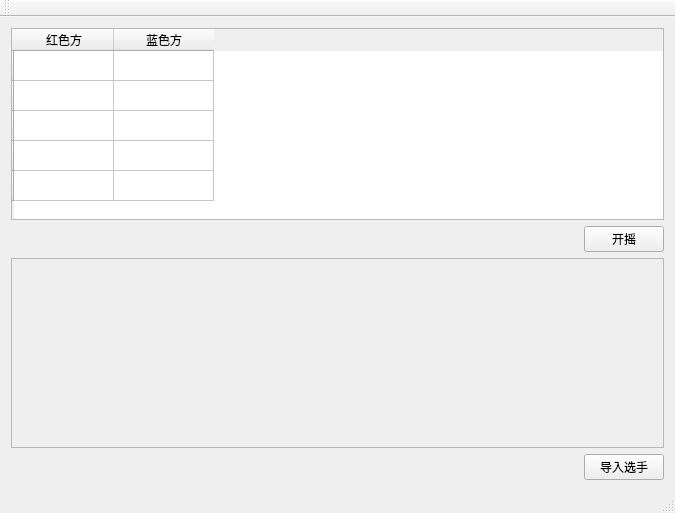
<?xml version="1.0" encoding="UTF-8"?>
<ui version="4.0">
 <class>lol_generatorClass</class>
 <widget class="QMainWindow" name="lol_generatorClass">
  <property name="geometry">
   <rect>
    <x>0</x>
    <y>0</y>
    <width>675</width>
    <height>513</height>
   </rect>
  </property>
  <property name="sizePolicy">
   <sizepolicy hsizetype="Expanding" vsizetype="Expanding">
    <horstretch>0</horstretch>
    <verstretch>0</verstretch>
   </sizepolicy>
  </property>
  <property name="windowTitle">
   <string>lol_generator</string>
  </property>
  <property name="styleSheet">
   <string notr="true">QToolTip
{
    border: 1px solid #76797C;
    background-color: rgb(90, 102, 117);;
    color: white;
    padding: 5px;
    opacity: 200;
}

QWidget
{
    color: #eff0f1;
    background-color: #31363b;
    selection-background-color:#3daee9;
    selection-color: #eff0f1;
    background-clip: border;
    border-image: none;
    outline: 0;
}

QWidget:item:hover
{
    background-color: #3daee9;
    color: #eff0f1;
}

QWidget:item:selected
{
    background-color: #3daee9;
}

QCheckBox
{
    spacing: 5px;
    outline: none;
    color: #eff0f1;
    margin-bottom: 2px;
}

QCheckBox:disabled
{
    color: #76797C;
}

QCheckBox::indicator,
QGroupBox::indicator
{
    width: 18px;
    height: 18px;
}
QGroupBox::indicator
{
    margin-left: 2px;
}

QCheckBox::indicator:unchecked
{
    image: url(:/qss_icons/rc/checkbox_unchecked.png);
}

QCheckBox::indicator:unchecked:hover,
QCheckBox::indicator:unchecked:focus,
QCheckBox::indicator:unchecked:pressed,
QGroupBox::indicator:unchecked:hover,
QGroupBox::indicator:unchecked:focus,
QGroupBox::indicator:unchecked:pressed
{
  border: none;
    image: url(:/qss_icons/rc/checkbox_unchecked_focus.png);
}

QCheckBox::indicator:checked
{
    image: url(:/qss_icons/rc/checkbox_checked.png);
}

QCheckBox::indicator:checked:hover,
QCheckBox::indicator:checked:focus,
QCheckBox::indicator:checked:pressed,
QGroupBox::indicator:checked:hover,
QGroupBox::indicator:checked:focus,
QGroupBox::indicator:checked:pressed
{
  border: none;
    image: url(:/qss_icons/rc/checkbox_checked_focus.png);
}


QCheckBox::indicator:indeterminate
{
    image: url(:/qss_icons/rc/checkbox_indeterminate.png);
}

QCheckBox::indicator:indeterminate:focus,
QCheckBox::indicator:indeterminate:hover,
QCheckBox::indicator:indeterminate:pressed
{
    image: url(:/qss_icons/rc/checkbox_indeterminate_focus.png);
}

QCheckBox::indicator:checked:disabled,
QGroupBox::indicator:checked:disabled
{
    image: url(:/qss_icons/rc/checkbox_checked_disabled.png);
}

QCheckBox::indicator:unchecked:disabled,
QGroupBox::indicator:unchecked:disabled
{
    image: url(:/qss_icons/rc/checkbox_unchecked_disabled.png);
}

QRadioButton
{
    spacing: 5px;
    outline: none;
    color: #eff0f1;
    margin-bottom: 2px;
}

QRadioButton:disabled
{
    color: #76797C;
}
QRadioButton::indicator
{
    width: 21px;
    height: 21px;
}

QRadioButton::indicator:unchecked
{
    image: url(:/qss_icons/rc/radio_unchecked.png);
}


QRadioButton::indicator:unchecked:hover,
QRadioButton::indicator:unchecked:focus,
QRadioButton::indicator:unchecked:pressed
{
    border: none;
    outline: none;
    image: url(:/qss_icons/rc/radio_unchecked_focus.png);
}

QRadioButton::indicator:checked
{
    border: none;
    outline: none;
    image: url(:/qss_icons/rc/radio_checked.png);
}

QRadioButton::indicator:checked:hover,
QRadioButton::indicator:checked:focus,
QRadioButton::indicator:checked:pressed
{
    border: none;
    outline: none;
    image: url(:/qss_icons/rc/radio_checked_focus.png);
}

QRadioButton::indicator:checked:disabled
{
    outline: none;
    image: url(:/qss_icons/rc/radio_checked_disabled.png);
}

QRadioButton::indicator:unchecked:disabled
{
    image: url(:/qss_icons/rc/radio_unchecked_disabled.png);
}


QMenuBar
{
    background-color: #31363b;
    color: #eff0f1;
}

QMenuBar::item
{
    background: transparent;
}

QMenuBar::item:selected
{
    background: transparent;
    border: 1px solid #76797C;
}

QMenuBar::item:pressed
{
    border: 1px solid #76797C;
    background-color: #3daee9;
    color: #eff0f1;
    margin-bottom:-1px;
    padding-bottom:1px;
}

QMenu
{
    border: 1px solid #76797C;
    color: #eff0f1;
    margin: 2px;
}

QMenu::icon
{
    margin: 5px;
}

QMenu::item
{
    padding: 5px 30px 5px 30px;
    margin-left: 5px;
    border: 1px solid transparent; /* reserve space for selection border */
}

QMenu::item:selected
{
    color: #eff0f1;
}

QMenu::separator {
    height: 2px;
    background: lightblue;
    margin-left: 10px;
    margin-right: 5px;
}

QMenu::indicator {
    width: 18px;
    height: 18px;
}

/* non-exclusive indicator = check box style indicator
   (see QActionGroup::setExclusive) */
QMenu::indicator:non-exclusive:unchecked {
    image: url(:/qss_icons/rc/checkbox_unchecked.png);
}

QMenu::indicator:non-exclusive:unchecked:selected {
    image: url(:/qss_icons/rc/checkbox_unchecked_disabled.png);
}

QMenu::indicator:non-exclusive:checked {
    image: url(:/qss_icons/rc/checkbox_checked.png);
}

QMenu::indicator:non-exclusive:checked:selected {
    image: url(:/qss_icons/rc/checkbox_checked_disabled.png);
}

/* exclusive indicator = radio button style indicator (see QActionGroup::setExclusive) */
QMenu::indicator:exclusive:unchecked {
    image: url(:/qss_icons/rc/radio_unchecked.png);
}

QMenu::indicator:exclusive:unchecked:selected {
    image: url(:/qss_icons/rc/radio_unchecked_disabled.png);
}

QMenu::indicator:exclusive:checked {
    image: url(:/qss_icons/rc/radio_checked.png);
}

QMenu::indicator:exclusive:checked:selected {
    image: url(:/qss_icons/rc/radio_checked_disabled.png);
}

QMenu::right-arrow {
    margin: 5px;
    image: url(:/qss_icons/rc/right_arrow.png)
}


QWidget:disabled
{
    color: #454545;
    background-color: #31363b;
}

QAbstractItemView
{
    alternate-background-color: #31363b;
    color: #eff0f1;
    border: 1px solid 3A3939;
    border-radius: 2px;
}

QWidget:focus, QMenuBar:focus
{
    border: 1px solid #3daee9;
}

QTabWidget:focus, QCheckBox:focus, QRadioButton:focus, QSlider:focus
{
    border: none;
}

QLineEdit
{
    background-color: #232629;
    padding: 5px;
    border-style: solid;
    border: 1px solid #76797C;
    border-radius: 2px;
    color: #eff0f1;
}

QGroupBox {
    border:1px solid #76797C;
    border-radius: 2px;
    margin-top: 20px;
}

QGroupBox::title {
    subcontrol-origin: margin;
    subcontrol-position: top center;
    padding-left: 10px;
    padding-right: 10px;
    padding-top: 10px;
}

QAbstractScrollArea
{
    border-radius: 2px;
    border: 1px solid #76797C;
    background-color: transparent;
}

QScrollBar:horizontal
{
    height: 15px;
    margin: 3px 15px 3px 15px;
    border: 1px transparent #2A2929;
    border-radius: 4px;
    background-color: #2A2929;
}

QScrollBar::handle:horizontal
{
    background-color: #605F5F;
    min-width: 5px;
    border-radius: 4px;
}

QScrollBar::add-line:horizontal
{
    margin: 0px 3px 0px 3px;
    border-image: url(:/qss_icons/rc/right_arrow_disabled.png);
    width: 10px;
    height: 10px;
    subcontrol-position: right;
    subcontrol-origin: margin;
}

QScrollBar::sub-line:horizontal
{
    margin: 0px 3px 0px 3px;
    border-image: url(:/qss_icons/rc/left_arrow_disabled.png);
    height: 10px;
    width: 10px;
    subcontrol-position: left;
    subcontrol-origin: margin;
}

QScrollBar::add-line:horizontal:hover,QScrollBar::add-line:horizontal:on
{
    border-image: url(:/qss_icons/rc/right_arrow.png);
    height: 10px;
    width: 10px;
    subcontrol-position: right;
    subcontrol-origin: margin;
}


QScrollBar::sub-line:horizontal:hover, QScrollBar::sub-line:horizontal:on
{
    border-image: url(:/qss_icons/rc/left_arrow.png);
    height: 10px;
    width: 10px;
    subcontrol-position: left;
    subcontrol-origin: margin;
}

QScrollBar::up-arrow:horizontal, QScrollBar::down-arrow:horizontal
{
    background: none;
}


QScrollBar::add-page:horizontal, QScrollBar::sub-page:horizontal
{
    background: none;
}

QScrollBar:vertical
{
    background-color: #2A2929;
    width: 15px;
    margin: 15px 3px 15px 3px;
    border: 1px transparent #2A2929;
    border-radius: 4px;
}

QScrollBar::handle:vertical
{
    background-color: #605F5F;
    min-height: 5px;
    border-radius: 4px;
}

QScrollBar::sub-line:vertical
{
    margin: 3px 0px 3px 0px;
    border-image: url(:/qss_icons/rc/up_arrow_disabled.png);
    height: 10px;
    width: 10px;
    subcontrol-position: top;
    subcontrol-origin: margin;
}

QScrollBar::add-line:vertical
{
    margin: 3px 0px 3px 0px;
    border-image: url(:/qss_icons/rc/down_arrow_disabled.png);
    height: 10px;
    width: 10px;
    subcontrol-position: bottom;
    subcontrol-origin: margin;
}

QScrollBar::sub-line:vertical:hover,QScrollBar::sub-line:vertical:on
{

    border-image: url(:/qss_icons/rc/up_arrow.png);
    height: 10px;
    width: 10px;
    subcontrol-position: top;
    subcontrol-origin: margin;
}


QScrollBar::add-line:vertical:hover, QScrollBar::add-line:vertical:on
{
    border-image: url(:/qss_icons/rc/down_arrow.png);
    height: 10px;
    width: 10px;
    subcontrol-position: bottom;
    subcontrol-origin: margin;
}

QScrollBar::up-arrow:vertical, QScrollBar::down-arrow:vertical
{
    background: none;
}


QScrollBar::add-page:vertical, QScrollBar::sub-page:vertical
{
    background: none;
}

QTextEdit
{
    background-color: #232629;
    color: #eff0f1;
    border: 1px solid #76797C;
}

QPlainTextEdit
{
    background-color: #232629;;
    color: #eff0f1;
    border-radius: 2px;
    border: 1px solid #76797C;
}

QHeaderView::section
{
    background-color: #76797C;
    color: #eff0f1;
    padding: 5px;
    border: 1px solid #76797C;
}

QSizeGrip {
    image: url(:/qss_icons/rc/sizegrip.png);
    width: 12px;
    height: 12px;
}


QMainWindow::separator
{
    background-color: #31363b;
    color: white;
    padding-left: 4px;
    spacing: 2px;
    border: 1px dashed #76797C;
}

QMainWindow::separator:hover
{

    background-color: #787876;
    color: white;
    padding-left: 4px;
    border: 1px solid #76797C;
    spacing: 2px;
}


QMenu::separator
{
    height: 1px;
    background-color: #76797C;
    color: white;
    padding-left: 4px;
    margin-left: 10px;
    margin-right: 5px;
}


QFrame
{
    border-radius: 2px;
    border: 1px solid #76797C;
}

QFrame[frameShape=&quot;0&quot;]
{
    border-radius: 2px;
    border: 1px transparent #76797C;
}

QStackedWidget
{
    border: 1px transparent black;
}

QToolBar {
    border: 1px transparent #393838;
    background: 1px solid #31363b;
    font-weight: bold;
}

QToolBar::handle:horizontal {
    image: url(:/qss_icons/rc/Hmovetoolbar.png);
}
QToolBar::handle:vertical {
    image: url(:/qss_icons/rc/Vmovetoolbar.png);
}
QToolBar::separator:horizontal {
    image: url(:/qss_icons/rc/Hsepartoolbar.png);
}
QToolBar::separator:vertical {
    image: url(:/qss_icons/rc/Vsepartoolbars.png);
}

QPushButton
{
    color: #eff0f1;
    background-color: #31363b;
    border-width: 1px;
    border-color: #76797C;
    border-style: solid;
    padding: 5px;
    border-radius: 2px;
    outline: none;
}

QPushButton:disabled
{
    background-color: #31363b;
    border-width: 1px;
    border-color: #454545;
    border-style: solid;
    padding-top: 5px;
    padding-bottom: 5px;
    padding-left: 10px;
    padding-right: 10px;
    border-radius: 2px;
    color: #454545;
}

QPushButton:focus {
    background-color: #3daee9;
    color: white;
}

QPushButton:pressed
{
    background-color: #3daee9;
    padding-top: -15px;
    padding-bottom: -17px;
}

QComboBox
{
    selection-background-color: #3daee9;
    border-style: solid;
    border: 1px solid #76797C;
    border-radius: 2px;
    padding: 5px;
    min-width: 75px;
}

QPushButton:checked{
    background-color: #76797C;
    border-color: #6A6969;
}

QComboBox:hover,QPushButton:hover,QAbstractSpinBox:hover,QLineEdit:hover,QTextEdit:hover,QPlainTextEdit:hover,QAbstractView:hover,QTreeView:hover
{
    border: 1px solid #3daee9;
    color: #eff0f1;
}

QComboBox:on
{
    padding-top: 3px;
    padding-left: 4px;
    selection-background-color: #4a4a4a;
}

QComboBox QAbstractItemView
{
    background-color: #232629;
    border-radius: 2px;
    border: 1px solid #76797C;
    selection-background-color: #3daee9;
}

QComboBox::drop-down
{
    subcontrol-origin: padding;
    subcontrol-position: top right;
    width: 15px;

    border-left-width: 0px;
    border-left-color: darkgray;
    border-left-style: solid;
    border-top-right-radius: 3px;
    border-bottom-right-radius: 3px;
}

QComboBox::down-arrow
{
    image: url(:/qss_icons/rc/down_arrow_disabled.png);
}

QComboBox::down-arrow:on, QComboBox::down-arrow:hover,
QComboBox::down-arrow:focus
{
    image: url(:/qss_icons/rc/down_arrow.png);
}

QAbstractSpinBox {
    padding: 5px;
    border: 1px solid #76797C;
    background-color: #232629;
    color: #eff0f1;
    border-radius: 2px;
    min-width: 75px;
}

QAbstractSpinBox:up-button
{
    background-color: transparent;
    subcontrol-origin: border;
    subcontrol-position: center right;
}

QAbstractSpinBox:down-button
{
    background-color: transparent;
    subcontrol-origin: border;
    subcontrol-position: center left;
}

QAbstractSpinBox::up-arrow,QAbstractSpinBox::up-arrow:disabled,QAbstractSpinBox::up-arrow:off {
    image: url(:/qss_icons/rc/up_arrow_disabled.png);
    width: 10px;
    height: 10px;
}
QAbstractSpinBox::up-arrow:hover
{
    image: url(:/qss_icons/rc/up_arrow.png);
}


QAbstractSpinBox::down-arrow,QAbstractSpinBox::down-arrow:disabled,QAbstractSpinBox::down-arrow:off
{
    image: url(:/qss_icons/rc/down_arrow_disabled.png);
    width: 10px;
    height: 10px;
}
QAbstractSpinBox::down-arrow:hover
{
    image: url(:/qss_icons/rc/down_arrow.png);
}


QLabel
{
    border: 0px solid black;
}

QTabWidget{
    border: 0px transparent black;
}

QTabWidget::pane {
    border: 1px solid #76797C;
    padding: 5px;
    margin: 1px;
}

QTabBar
{
    qproperty-drawBase: 0;
    left: 5px; /* move to the right by 5px */
    border-radius: 3px;
}

QTabBar:focus
{
    border: 0px transparent black;
}

QTabBar::close-button  {
    image: url(:/qss_icons/rc/close.png);
    background: transparent;
}

QTabBar::close-button:hover
{
    image: url(:/qss_icons/rc/close-hover.png);
    background: transparent;
}

QTabBar::close-button:pressed {
    image: url(:/qss_icons/rc/close-pressed.png);
    background: transparent;
}

/* TOP TABS */
QTabBar::tab:top {
    color: #eff0f1;
    border: 1px solid #76797C;
    border-bottom: 1px transparent black;
    background-color: #31363b;
    padding: 5px;
    min-width: 50px;
    border-top-left-radius: 2px;
    border-top-right-radius: 2px;
}

QTabBar::tab:top:!selected
{
    color: #eff0f1;
    background-color: #54575B;
    border: 1px solid #76797C;
    border-bottom: 1px transparent black;
}

QTabBar::tab:top:!selected:hover {
    background-color: #3daee9;
}

/* BOTTOM TABS */
QTabBar::tab:bottom {
    color: #eff0f1;
    border: 1px solid #76797C;
    border-top: 1px transparent black;
    background-color: #31363b;
    padding: 5px;
    border-bottom-left-radius: 2px;
    border-bottom-right-radius: 2px;
    min-width: 50px;
}

QTabBar::tab:bottom:!selected
{
    color: #eff0f1;
    background-color: #54575B;
    border: 1px solid #76797C;
    border-top: 1px transparent black;
    border-bottom-left-radius: 2px;
    border-bottom-right-radius: 2px;
}

QTabBar::tab:bottom:!selected:hover {
    background-color: #3daee9;
}

/* LEFT TABS */
QTabBar::tab:left {
    color: #eff0f1;
    border: 1px solid #76797C;
    border-left: 1px transparent black;
    background-color: #31363b;
    padding: 5px;
    border-top-right-radius: 2px;
    border-bottom-right-radius: 2px;
    min-height: 50px;
}

QTabBar::tab:left:!selected
{
    color: #eff0f1;
    background-color: #54575B;
    border: 1px solid #76797C;
    border-left: 1px transparent black;
    border-top-right-radius: 2px;
    border-bottom-right-radius: 2px;
}

QTabBar::tab:left:!selected:hover {
    background-color: #3daee9;
}


/* RIGHT TABS */
QTabBar::tab:right {
    color: #eff0f1;
    border: 1px solid #76797C;
    border-right: 1px transparent black;
    background-color: #31363b;
    padding: 5px;
    border-top-left-radius: 2px;
    border-bottom-left-radius: 2px;
    min-height: 50px;
}

QTabBar::tab:right:!selected
{
    color: #eff0f1;
    background-color: #54575B;
    border: 1px transparent #76797C;
    border-right: 1px transparent black;
    border-top-left-radius: 0px;
    border-bottom-left-radius: 0px;
}

QTabBar::tab:right:!selected:hover {
    background-color: #3daee9;
}

QTabBar QToolButton::right-arrow:enabled {
     image: url(:/qss_icons/rc/right_arrow.png);
 }

 QTabBar QToolButton::left-arrow:enabled {
     image: url(:/qss_icons/rc/left_arrow.png);
 }

QTabBar QToolButton::right-arrow:disabled {
     image: url(:/qss_icons/rc/right_arrow_disabled.png);
 }

 QTabBar QToolButton::left-arrow:disabled {
     image: url(:/qss_icons/rc/left_arrow_disabled.png);
 }


QDockWidget {
    background: #31363b;
    border: 1px solid #403F3F;
    titlebar-close-icon: url(:/qss_icons/rc/close.png);
    titlebar-normal-icon: url(:/qss_icons/rc/undock.png);
}

QDockWidget::close-button, QDockWidget::float-button {
    border: 1px solid transparent;
    border-radius: 2px;
    background: transparent;
}

QDockWidget::close-button:hover, QDockWidget::float-button:hover {
    background: rgba(255, 255, 255, 10);
}

QDockWidget::close-button:pressed, QDockWidget::float-button:pressed {
    padding: 1px -1px -1px 1px;
    background: rgba(255, 255, 255, 10);
}

QTreeView, QListView
{
    border: 1px solid #76797C;
    background-color: #232629;
}

QTreeView:branch:selected, QTreeView:branch:hover
{
    background: url(:/qss_icons/rc/transparent.png);
}

QTreeView::branch:has-siblings:!adjoins-item {
    border-image: url(:/qss_icons/rc/transparent.png);
}

QTreeView::branch:has-siblings:adjoins-item {
    border-image: url(:/qss_icons/rc/transparent.png);
}

QTreeView::branch:!has-children:!has-siblings:adjoins-item {
    border-image: url(:/qss_icons/rc/transparent.png);
}

QTreeView::branch:has-children:!has-siblings:closed,
QTreeView::branch:closed:has-children:has-siblings {
    image: url(:/qss_icons/rc/branch_closed.png);
}

QTreeView::branch:open:has-children:!has-siblings,
QTreeView::branch:open:has-children:has-siblings  {
    image: url(:/qss_icons/rc/branch_open.png);
}

QTreeView::branch:has-children:!has-siblings:closed:hover,
QTreeView::branch:closed:has-children:has-siblings:hover {
    image: url(:/qss_icons/rc/branch_closed-on.png);
    }

QTreeView::branch:open:has-children:!has-siblings:hover,
QTreeView::branch:open:has-children:has-siblings:hover  {
    image: url(:/qss_icons/rc/branch_open-on.png);
    }

QListView::item:!selected:hover, QListView::item:!selected:hover, QTreeView::item:!selected:hover  {
    background: rgba(0, 0, 0, 0);
    outline: 0;
    color: #eff0f1
}

QListView::item:selected:hover, QListView::item:selected:hover, QTreeView::item:selected:hover  {
    background: #3daee9;
    color: #eff0f1;
}

QSlider::groove:horizontal {
    border: 1px solid #565a5e;
    height: 4px;
    background: #565a5e;
    margin: 0px;
    border-radius: 2px;
}

QSlider::handle:horizontal {
    background: #232629;
    border: 1px solid #565a5e;
    width: 16px;
    height: 16px;
    margin: -8px 0;
    border-radius: 9px;
}

QSlider::groove:vertical {
    border: 1px solid #565a5e;
    width: 4px;
    background: #565a5e;
    margin: 0px;
    border-radius: 3px;
}

QSlider::handle:vertical {
    background: #232629;
    border: 1px solid #565a5e;
    width: 16px;
    height: 16px;
    margin: 0 -8px;
    border-radius: 9px;
}

QToolButton {
    background-color: transparent;
    border: 1px transparent #76797C;
    border-radius: 2px;
    margin: 3px;
    padding: 5px;
}

QToolButton[popupMode=&quot;1&quot;] { /* only for MenuButtonPopup */
 padding-right: 20px; /* make way for the popup button */
 border: 1px #76797C;
 border-radius: 5px;
}

QToolButton[popupMode=&quot;2&quot;] { /* only for InstantPopup */
 padding-right: 10px; /* make way for the popup button */
 border: 1px #76797C;
}


QToolButton:hover, QToolButton::menu-button:hover {
    background-color: transparent;
    border: 1px solid #3daee9;
    padding: 5px;
}

QToolButton:checked, QToolButton:pressed,
        QToolButton::menu-button:pressed {
    background-color: #3daee9;
    border: 1px solid #3daee9;
    padding: 5px;
}

/* the subcontrol below is used only in the InstantPopup or DelayedPopup mode */
QToolButton::menu-indicator {
    image: url(:/qss_icons/rc/down_arrow.png);
    top: -7px; left: -2px; /* shift it a bit */
}

/* the subcontrols below are used only in the MenuButtonPopup mode */
QToolButton::menu-button {
    border: 1px transparent #76797C;
    border-top-right-radius: 6px;
    border-bottom-right-radius: 6px;
    /* 16px width + 4px for border = 20px allocated above */
    width: 16px;
    outline: none;
}

QToolButton::menu-arrow {
    image: url(:/qss_icons/rc/down_arrow.png);
}

QToolButton::menu-arrow:open {
    border: 1px solid #76797C;
}

QPushButton::menu-indicator  {
    subcontrol-origin: padding;
    subcontrol-position: bottom right;
    left: 8px;
}

QTableView
{
    border: 1px solid #76797C;
    gridline-color: #31363b;
    background-color: #232629;
}


QTableView, QHeaderView
{
    border-radius: 0px;
}

QTableView::item:pressed, QListView::item:pressed, QTreeView::item:pressed  {
    background: #3daee9;
    color: #eff0f1;
}

QTableView::item:selected:active, QTreeView::item:selected:active, QListView::item:selected:active  {
    background: #3daee9;
    color: #eff0f1;
}


QHeaderView
{
    background-color: #31363b;
    border: 1px transparent;
    border-radius: 0px;
    margin: 0px;
    padding: 0px;

}

QHeaderView::section  {
    background-color: #31363b;
    color: #eff0f1;
    padding: 5px;
    border: 1px solid #76797C;
    border-radius: 0px;
    text-align: center;
}

QHeaderView::section::vertical::first, QHeaderView::section::vertical::only-one
{
    border-top: 1px solid #76797C;
}

QHeaderView::section::vertical
{
    border-top: transparent;
}

QHeaderView::section::horizontal::first, QHeaderView::section::horizontal::only-one
{
    border-left: 1px solid #76797C;
}

QHeaderView::section::horizontal
{
    border-left: transparent;
}


QHeaderView::section:checked
 {
    color: white;
    background-color: #334e5e;
 }

 /* style the sort indicator */
QHeaderView::down-arrow {
    image: url(:/qss_icons/rc/down_arrow.png);
}

QHeaderView::up-arrow {
    image: url(:/qss_icons/rc/up_arrow.png);
}


QTableCornerButton::section {
    background-color: #31363b;
    border: 1px transparent #76797C;
    border-radius: 0px;
}

QToolBox  {
    padding: 5px;
    border: 1px transparent black;
}

QToolBox::tab {
    color: #eff0f1;
    background-color: #31363b;
    border: 1px solid #76797C;
    border-bottom: 1px transparent #31363b;
    border-top-left-radius: 5px;
    border-top-right-radius: 5px;
}

QToolBox::tab:selected { /* italicize selected tabs */
    font: italic;
    background-color: #31363b;
    border-color: #3daee9;
 }

QStatusBar::item {
    border: 1px solid #76797C;
    border-radius: 2px;
 }


QFrame[height=&quot;3&quot;], QFrame[width=&quot;3&quot;] {
    background-color: #76797C;
}


QSplitter::handle {
    border: 1px dashed #76797C;
}

QSplitter::handle:hover {
    background-color: #787876;
    border: 1px solid #76797C;
}

QSplitter::handle:horizontal {
    width: 1px;
}

QSplitter::handle:vertical {
    height: 1px;
}

QProgressBar {
    border: 1px solid #76797C;
    border-radius: 5px;
    text-align: center;
}

QProgressBar::chunk {
    background-color: #05B8CC;
}</string>
  </property>
  <widget class="QWidget" name="centralWidget">
   <layout class="QVBoxLayout" name="verticalLayout">
    <item>
     <widget class="QTableWidget" name="player_result_tablewidget">
      <property name="sizePolicy">
       <sizepolicy hsizetype="Expanding" vsizetype="Expanding">
        <horstretch>0</horstretch>
        <verstretch>0</verstretch>
       </sizepolicy>
      </property>
      <attribute name="horizontalHeaderCascadingSectionResizes">
       <bool>false</bool>
      </attribute>
      <row>
       <property name="text">
        <string/>
       </property>
      </row>
      <row>
       <property name="text">
        <string/>
       </property>
      </row>
      <row>
       <property name="text">
        <string/>
       </property>
      </row>
      <row>
       <property name="text">
        <string/>
       </property>
      </row>
      <row>
       <property name="text">
        <string/>
       </property>
      </row>
      <column>
       <property name="text">
        <string>红色方</string>
       </property>
      </column>
      <column>
       <property name="text">
        <string>蓝色方</string>
       </property>
      </column>
     </widget>
    </item>
    <item alignment="Qt::AlignRight">
     <widget class="QPushButton" name="start_roll_pushButton">
      <property name="sizePolicy">
       <sizepolicy hsizetype="Fixed" vsizetype="Fixed">
        <horstretch>0</horstretch>
        <verstretch>0</verstretch>
       </sizepolicy>
      </property>
      <property name="text">
       <string>开摇</string>
      </property>
     </widget>
    </item>
    <item>
     <widget class="QScrollArea" name="player_pool_area">
      <property name="widgetResizable">
       <bool>true</bool>
      </property>
      <widget class="QWidget" name="scrollAreaWidgetContents">
       <property name="geometry">
        <rect>
         <x>0</x>
         <y>0</y>
         <width>651</width>
         <height>185</height>
        </rect>
       </property>
      </widget>
     </widget>
    </item>
    <item alignment="Qt::AlignRight">
     <widget class="QPushButton" name="import_txt_pushbutton">
      <property name="sizePolicy">
       <sizepolicy hsizetype="Fixed" vsizetype="Fixed">
        <horstretch>0</horstretch>
        <verstretch>0</verstretch>
       </sizepolicy>
      </property>
      <property name="text">
       <string>导入选手</string>
      </property>
     </widget>
    </item>
   </layout>
  </widget>
  <widget class="QToolBar" name="mainToolBar">
   <attribute name="toolBarArea">
    <enum>TopToolBarArea</enum>
   </attribute>
   <attribute name="toolBarBreak">
    <bool>false</bool>
   </attribute>
  </widget>
  <widget class="QStatusBar" name="statusBar"/>
 </widget>
 <layoutdefault spacing="6" margin="11"/>
 <resources>
  <include location="lol_generator.qrc"/>
 </resources>
 <connections/>
</ui>
